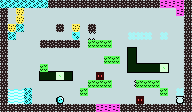

A 2D game scene composited from a Tiled map and its tileset images. What follows is a short description and the map's XML, with every tile layer's data as written:
An orthogonal 24x14 tile map with 8x8 px tiles, 8 tile layers (BG_2 (BKG), BG1 (Tier), MG (Main Game), FG_1 (Spike), ...).

<map version="1.5" tiledversion="1.7.1" orientation="orthogonal" renderorder="right-down" width="24" height="14" tilewidth="8" tileheight="8" infinite="0" backgroundcolor="#c5dbdc" nextlayerid="12" nextobjectid="1">
 <tileset firstgid="1" source="Tilesets/GGJ22.tsx" />
 <layer id="8" name="BG_2 (BKG)" width="24" height="14">
  <data encoding="csv">
0,0,0,0,0,0,0,0,0,0,0,0,0,0,0,0,0,0,0,0,0,0,0,0,
0,0,0,0,0,0,0,0,0,0,0,0,0,0,0,0,0,0,0,0,0,0,0,0,
0,0,0,0,0,0,0,0,0,0,0,0,0,0,0,0,0,0,0,0,0,0,0,0,
0,0,0,0,0,0,0,0,0,0,0,0,0,0,0,0,0,0,0,0,0,0,0,0,
0,0,0,0,0,0,0,0,0,0,0,0,0,0,0,0,0,0,0,0,0,0,0,0,
0,0,0,0,0,0,0,0,0,0,0,0,0,0,0,0,0,0,0,0,0,0,0,0,
0,0,0,0,0,0,0,0,0,0,0,0,0,0,0,0,0,0,0,0,0,0,0,0,
0,0,0,0,0,0,0,0,0,0,0,0,0,0,0,0,0,0,0,0,0,0,0,0,
0,0,0,0,0,0,0,0,0,0,0,0,0,0,0,0,0,0,0,0,0,0,0,0,
0,0,0,0,0,0,0,0,0,0,0,0,0,0,0,0,0,0,0,0,0,0,0,0,
0,0,0,0,0,0,0,0,0,0,0,0,0,0,0,0,0,0,0,0,0,0,0,0,
0,0,0,0,0,0,0,0,0,0,0,0,0,0,0,0,0,0,0,0,0,0,0,0,
0,0,0,0,0,0,0,0,0,0,0,0,0,0,0,0,0,0,0,0,0,0,0,0,
0,0,0,0,0,0,0,0,0,0,0,0,0,0,0,0,0,0,0,0,0,0,0,0
</data>
 </layer>
 <layer id="1" name="BG1 (Tier)" width="24" height="14">
  <data encoding="csv">
0,0,0,0,0,0,0,0,0,0,0,0,0,0,0,0,0,0,0,0,0,0,0,0,
0,0,0,0,0,0,0,0,0,0,0,0,0,0,0,0,0,0,0,0,0,0,6,0,
0,0,0,0,0,0,0,0,0,0,0,0,0,0,0,0,0,0,0,0,0,0,0,0,
0,0,0,0,0,0,0,0,0,0,0,0,0,0,0,0,0,0,0,0,0,0,0,0,
0,0,0,0,0,0,0,0,0,0,0,0,0,0,0,0,0,0,0,0,0,0,0,0,
0,0,0,0,0,0,0,0,0,0,0,0,0,0,0,38,25,39,0,0,0,0,0,0,
0,0,0,0,0,0,0,0,0,0,0,0,0,0,0,26,22,28,0,0,0,0,0,0,
0,0,0,0,0,0,0,0,0,0,0,0,0,0,0,26,22,29,25,25,25,39,0,0,
0,0,0,0,38,25,25,25,25,39,0,0,0,0,0,26,22,22,22,22,22,28,0,0,
0,0,0,0,26,22,22,22,22,28,0,0,0,0,0,37,27,27,27,27,27,40,0,0,
0,0,0,0,37,27,27,27,27,40,0,0,0,0,0,0,0,0,0,0,0,0,0,0,
0,0,0,0,0,0,0,0,0,0,0,0,0,0,0,0,0,0,0,0,0,0,0,0,
0,0,0,0,0,0,0,0,0,0,0,0,0,0,0,0,0,0,0,0,0,0,0,0,
0,0,0,0,0,0,0,0,0,0,0,0,0,0,0,0,0,0,0,0,0,0,0,0
</data>
 </layer>
 <layer id="2" name="MG (Main Game)" width="24" height="14">
  <data encoding="csv">
2,2,2,2,2,2,8,8,8,8,8,8,8,8,8,8,8,8,8,8,6,6,6,8,
8,0,69,0,0,0,0,0,0,0,0,0,0,0,0,0,0,0,0,0,0,0,0,8,
8,0,69,0,0,0,0,0,0,0,0,0,0,0,0,0,0,0,0,0,0,0,0,8,
8,69,2,0,0,0,0,8,0,69,0,8,0,0,0,0,0,0,0,0,0,0,0,8,
8,2,0,0,0,0,0,0,0,66,0,0,0,0,0,0,7,7,7,0,7,0,0,8,
8,0,0,0,0,8,8,8,8,8,0,4,4,4,0,0,0,0,0,0,0,0,0,8,
8,0,0,0,0,0,0,0,0,0,0,0,0,0,0,0,0,0,0,0,0,0,0,8,
8,0,0,0,0,0,0,0,0,0,0,0,0,4,4,0,0,0,0,0,0,0,0,8,
8,0,0,0,0,4,0,0,0,0,0,0,0,0,0,0,0,0,0,0,17,0,0,8,
8,0,0,0,0,0,0,17,0,0,0,0,11,0,0,0,0,0,0,0,0,0,0,8,
8,0,0,0,0,0,0,0,0,0,0,4,4,4,0,0,0,4,4,4,0,0,0,8,
8,0,0,2,0,0,0,0,0,0,4,0,0,0,0,0,0,0,0,0,4,0,7,8,
8,0,0,2,0,0,0,81,0,0,0,0,0,0,0,0,0,11,0,0,0,0,1,8,
8,8,8,8,8,8,8,8,8,8,8,8,6,6,6,8,8,8,8,8,8,8,8,8
</data>
 </layer>
 <layer id="9" name="FG_1 (Spike)" width="24" height="14">
  <data encoding="csv">
0,0,0,0,0,0,0,0,0,0,0,0,0,0,0,0,0,0,0,0,0,0,0,0,
0,0,0,0,0,0,0,0,0,0,0,0,0,0,0,0,0,0,0,0,0,0,0,0,
0,0,0,0,0,0,0,0,0,0,0,0,0,0,0,0,0,0,0,0,0,0,0,0,
0,0,0,0,0,0,0,0,0,0,0,0,0,0,0,0,0,0,0,0,0,0,0,0,
0,0,0,0,0,0,0,0,0,0,0,73,0,0,0,0,0,0,0,0,0,0,0,0,
0,0,0,0,0,0,0,0,0,0,0,0,0,0,0,0,0,0,0,0,0,0,0,0,
0,0,0,0,0,0,0,0,0,0,0,0,0,0,0,0,0,0,0,0,0,0,0,0,
0,0,0,0,0,0,0,0,0,0,0,0,0,0,0,0,0,0,0,0,0,0,0,0,
0,0,0,0,0,0,0,0,0,0,0,0,0,0,0,0,0,0,0,0,0,0,0,0,
0,0,0,0,0,0,0,0,0,0,0,0,0,0,0,0,0,0,0,0,0,0,0,0,
0,0,0,0,0,0,0,0,0,0,0,0,0,0,0,0,76,0,0,0,0,0,0,0,
0,0,0,0,0,0,0,0,0,0,0,0,0,0,0,0,0,0,0,0,0,0,0,0,
0,0,0,0,0,0,0,0,0,0,0,0,0,0,0,0,0,0,0,0,0,0,0,0,
0,0,0,0,0,0,0,0,0,0,0,0,0,0,0,0,0,0,0,0,0,0,0,0
</data>
 </layer>
 <layer id="10" name="FG_2 (Spike)" width="24" height="14">
  <data encoding="csv">
0,0,0,0,0,0,0,0,0,0,0,0,0,0,0,0,0,0,0,0,0,0,0,0,
0,0,0,0,0,0,0,0,0,0,0,0,0,0,0,0,0,0,0,0,0,0,0,0,
0,0,0,0,0,0,0,0,0,0,0,0,0,0,0,0,0,0,0,0,0,0,0,0,
0,0,0,0,0,0,0,0,0,0,0,0,0,0,0,0,0,0,0,0,0,0,0,0,
0,0,0,0,0,0,0,0,0,0,0,77,0,0,0,0,0,0,0,0,0,0,0,0,
0,0,0,0,0,0,0,0,0,0,0,0,0,0,0,0,0,0,0,0,0,0,0,0,
0,0,0,0,0,0,0,0,0,0,0,0,0,0,0,0,0,0,0,0,0,0,0,0,
0,0,0,0,0,0,0,0,0,0,0,0,0,0,0,0,0,0,0,0,0,0,0,0,
0,0,0,0,0,0,0,0,0,0,0,0,0,0,0,0,0,0,0,0,0,0,0,0,
0,0,0,0,0,0,0,0,0,0,0,0,0,0,0,0,0,0,0,0,0,0,0,0,
0,0,0,0,0,0,0,0,0,0,0,0,0,0,0,0,0,0,0,0,0,0,0,0,
0,0,0,0,0,0,0,0,0,0,0,0,0,0,0,0,0,0,0,0,0,0,0,0,
0,0,0,0,0,0,0,0,0,0,0,0,0,0,0,0,0,0,0,0,0,0,0,0,
0,0,0,0,0,0,0,0,0,0,0,0,0,0,0,0,0,0,0,0,0,0,0,0
</data>
 </layer>
 <layer id="4" name="FG_3 (Spike)" width="24" height="14">
  <data encoding="csv">
0,0,0,0,0,0,0,0,0,0,0,0,0,0,0,0,0,0,0,0,0,0,0,0,
0,0,0,0,0,0,0,0,0,0,0,0,0,0,0,0,0,0,0,0,0,0,0,0,
0,0,0,0,0,0,0,0,0,0,0,0,0,0,0,0,0,0,0,0,0,0,0,0,
0,0,0,0,0,0,0,0,0,0,0,0,0,0,0,0,0,0,0,0,0,0,0,0,
0,0,0,0,0,0,0,0,0,0,0,0,0,0,0,0,0,0,0,0,0,0,0,0,
0,0,0,0,0,0,0,0,0,0,0,0,0,0,0,0,0,0,0,0,0,0,0,0,
0,0,0,0,0,0,0,0,0,0,0,0,0,0,0,0,0,0,0,0,0,0,0,0,
0,0,0,0,0,0,0,0,0,0,0,0,0,0,0,0,0,0,0,0,0,0,0,0,
0,0,0,0,0,0,0,0,0,0,0,0,0,0,0,0,0,0,0,0,0,0,0,0,
0,0,0,0,0,0,0,0,0,0,0,0,0,0,0,0,0,0,0,0,0,0,0,0,
0,0,0,0,0,0,0,0,0,0,0,0,0,0,0,0,0,0,0,0,0,0,0,0,
0,0,0,0,0,0,0,0,0,0,0,0,0,0,0,0,0,0,0,0,0,0,0,0,
0,0,0,0,0,0,0,0,0,0,0,0,0,0,0,0,0,0,0,0,0,0,0,0,
0,0,0,0,0,0,0,0,0,0,0,0,0,0,0,0,0,0,0,0,0,0,0,0
</data>
 </layer>
 <layer id="5" name="FG_4 (Water/Spike)" width="24" height="14">
  <data encoding="csv">
0,0,0,0,0,0,0,0,0,0,0,0,0,0,0,0,0,0,0,0,0,0,0,0,
0,0,0,0,0,0,0,0,0,0,0,0,0,0,0,0,0,0,0,0,0,0,0,0,
0,0,0,0,0,0,0,0,0,0,0,0,0,0,0,0,0,0,0,0,0,0,0,0,
0,0,0,0,0,0,0,0,0,0,0,0,0,0,0,0,0,0,0,0,0,0,0,0,
0,0,0,0,0,0,0,0,0,0,0,0,0,0,0,0,0,0,0,0,0,0,0,0,
0,0,0,0,0,0,0,0,0,0,0,0,0,0,0,0,0,0,0,0,0,0,0,0,
0,0,0,0,0,0,0,0,0,0,0,0,0,0,0,0,0,0,0,0,0,0,0,0,
0,0,0,0,0,0,0,0,0,0,0,0,0,0,0,0,0,0,0,0,0,0,0,0,
0,0,0,0,0,0,0,0,0,0,0,0,0,0,0,0,0,0,0,0,0,0,0,0,
0,0,0,0,0,0,0,0,0,0,0,0,0,0,0,0,0,0,0,0,0,0,0,0,
0,0,0,0,0,0,0,0,0,0,0,0,0,0,0,0,0,0,0,0,0,0,0,0,
0,71,71,0,0,0,0,0,0,0,0,0,0,0,0,0,0,0,0,0,0,0,0,0,
0,72,72,0,0,0,0,0,0,0,0,0,0,0,0,0,0,0,0,0,0,0,0,0,
0,0,0,0,0,0,0,0,0,0,0,0,0,0,0,0,0,0,0,0,0,0,0,0
</data>
 </layer>
 <layer id="11" name="FG_5 (VFX)" width="24" height="14">
  <data encoding="csv">
0,0,0,0,0,0,0,0,0,0,0,0,0,0,0,0,0,0,0,0,0,0,0,0,
0,0,0,0,0,0,0,0,0,0,0,0,0,0,0,0,0,0,0,0,0,0,0,0,
0,0,0,0,0,0,0,0,0,0,0,0,0,0,0,0,0,0,0,0,0,0,0,0,
0,0,0,0,0,0,0,0,0,0,0,0,0,0,0,0,0,0,0,0,0,0,0,0,
0,0,0,0,0,0,0,0,0,0,0,0,0,0,0,0,0,0,0,0,0,0,0,0,
0,0,0,0,0,0,0,0,0,0,0,0,0,0,0,0,0,0,0,0,0,0,0,0,
0,0,0,0,0,0,0,0,0,0,0,0,0,0,0,0,0,0,0,0,0,0,0,0,
0,0,0,0,0,0,0,0,0,0,0,0,0,0,0,0,0,0,0,0,0,0,0,0,
0,0,0,0,0,0,0,0,0,0,0,0,0,0,0,0,0,0,0,0,0,0,0,0,
0,0,0,0,0,0,0,0,0,0,0,0,0,0,0,0,0,0,0,0,0,0,0,0,
0,0,0,0,0,0,0,0,0,0,0,0,0,0,0,0,0,0,0,0,0,0,0,0,
0,0,0,0,0,0,0,0,0,0,0,0,0,0,0,0,0,0,0,0,0,0,0,0,
0,0,0,0,0,0,0,0,0,0,0,0,0,0,0,0,0,0,0,0,0,0,0,0,
0,0,0,0,0,0,0,0,0,0,0,0,0,0,0,0,0,0,0,0,0,0,0,0
</data>
 </layer>
</map>